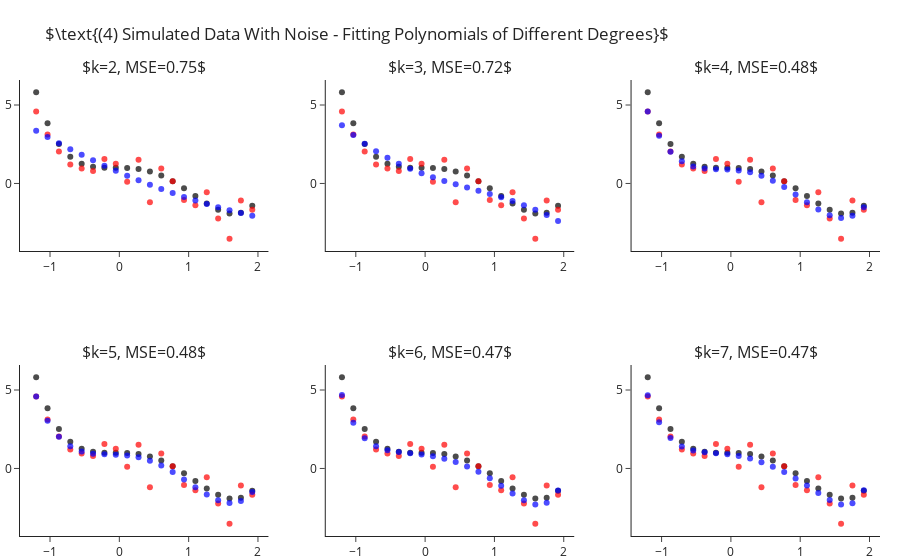

The code cell stored with this chart in its notebook:
### Markdown cell above
## Fitting Polynomial Of Different Degrees - With Sample Noise

Still fitting for different values of $k$, let us add some standard Gaussian noise (i.e. $\mathcal{N}\left(0,1\right)$).
This time we observe two things:
- Even for the correct $k=4$ model we are not able to achieve zero MSE.
- As we increase $4<k\rightarrow 7$ we manage to decrease the error more and more.

### Code cell
y = y_ + np.random.normal(size=len(y_))

ks = range(2, 8)
fig = make_subplots(2, 3, subplot_titles=list(ks))
for i, k in enumerate(ks):
    r,c = i//3+1, i%3+1 
    
    y_hat = make_pipeline(PolynomialFeatures(k), LinearRegression(fit_intercept=False)).fit(X, y).predict(X)
    fig.add_traces([go.Scatter(x=x, y=y_, mode="markers", name="Real Points",  marker=dict(color="black", opacity=.7), showlegend=False),
                    go.Scatter(x=x, y=y, mode="markers", name="Observed Points",  marker=dict(color="red", opacity=.7), showlegend=False), 
                    go.Scatter(x=x, y=y_hat, mode="markers", name="Predicted Points",  marker=dict(color="blue", opacity=.7), showlegend=False)], rows=r, cols=c)
    fig["layout"]["annotations"][i]["text"] = rf"$k={{0}}, MSE={{1}}$".format(k, round(np.mean((y-y_hat)**2), 2))

fig.update_layout(title=r"$\text{(4) Simulated Data With Noise - Fitting Polynomials of Different Degrees}$", margin=dict(t=80)).show()

### Figure 1 — Plotly figure (JSON) as saved in the notebook; plotly's stock layout.template omitted (floating-point values rounded to 4 significant figures)
{"data": [{"marker": {"color": "black", "opacity": 0.7}, "mode": "markers", "name": "Real Points", "showlegend": false, "type": "scatter", "x": [-1.2, -1.036, -0.8718, -0.7077, -0.5436, -0.3795, -0.2154, -0.05128, 0.1128, 0.2769, 0.441, 0.6051, 0.7692, 0.9333, 1.097, 1.262, 1.426, 1.59, 1.754, 1.918], "xaxis": "x", "y": [5.81, 3.838, 2.523, 1.709, 1.261, 1.058, 0.9989, 0.999, 0.9909, 0.9251, 0.769, 0.5078, 0.1439, -0.3028, -0.7951, -1.278, -1.68, -1.912, -1.866, -1.418], "yaxis": "y"}, {"marker": {"color": "red", "opacity": 0.7}, "mode": "markers", "name": "Observed Points", "showlegend": false, "type": "scatter", "x": [-1.2, -1.036, -0.8718, -0.7077, -0.5436, -0.3795, -0.2154, -0.05128, 0.1128, 0.2769, 0.441, 0.6051, 0.7692, 0.9333, 1.097, 1.262, 1.426, 1.59, 1.754, 1.918], "xaxis": "x", "y": [4.587, 3.118, 2.035, 1.209, 0.9537, 0.7963, 1.558, 1.263, 0.1032, 1.513, -1.196, 0.9482, 0.1459, -1.055, -1.385, -0.5617, -2.228, -3.52, -1.094, -1.683], "yaxis": "y"}, {"marker": {"color": "blue", "opacity": 0.7}, "mode": "markers", "name": "Predicted Points", "showlegend": false, "type": "scatter", "x": [-1.2, -1.036, -0.8718, -0.7077, -0.5436, -0.3795, -0.2154, -0.05128, 0.1128, 0.2769, 0.441, 0.6051, 0.7692, 0.9333, 1.097, 1.262, 1.426, 1.59, 1.754, 1.918], "xaxis": "x", "y": [3.36, 2.956, 2.565, 2.188, 1.823, 1.472, 1.134, 0.8096, 0.4981, 0.1999, -0.08516, -0.357, -0.6156, -0.861, -1.093, -1.312, -1.518, -1.71, -1.89, -2.056], "yaxis": "y"}, {"marker": {"color": "black", "opacity": 0.7}, "mode": "markers", "name": "Real Points", "showlegend": false, "type": "scatter", "x": [-1.2, -1.036, -0.8718, -0.7077, -0.5436, -0.3795, -0.2154, -0.05128, 0.1128, 0.2769, 0.441, 0.6051, 0.7692, 0.9333, 1.097, 1.262, 1.426, 1.59, 1.754, 1.918], "xaxis": "x2", "y": [5.81, 3.838, 2.523, 1.709, 1.261, 1.058, 0.9989, 0.999, 0.9909, 0.9251, 0.769, 0.5078, 0.1439, -0.3028, -0.7951, -1.278, -1.68, -1.912, -1.866, -1.418], "yaxis": "y2"}, {"marker": {"color": "red", "opacity": 0.7}, "mode": "markers", "name": "Observed Points", "showlegend": false, "type": "scatter", "x": [-1.2, -1.036, -0.8718, -0.7077, -0.5436, -0.3795, -0.2154, -0.05128, 0.1128, 0.2769, 0.441, 0.6051, 0.7692, 0.9333, 1.097, 1.262, 1.426, 1.59, 1.754, 1.918], "xaxis": "x2", "y": [4.587, 3.118, 2.035, 1.209, 0.9537, 0.7963, 1.558, 1.263, 0.1032, 1.513, -1.196, 0.9482, 0.1459, -1.055, -1.385, -0.5617, -2.228, -3.52, -1.094, -1.683], "yaxis": "y2"}, {"marker": {"color": "blue", "opacity": 0.7}, "mode": "markers", "name": "Predicted Points", "showlegend": false, "type": "scatter", "x": [-1.2, -1.036, -0.8718, -0.7077, -0.5436, -0.3795, -0.2154, -0.05128, 0.1128, 0.2769, 0.441, 0.6051, 0.7692, 0.9333, 1.097, 1.262, 1.426, 1.59, 1.754, 1.918], "xaxis": "x2", "y": [3.703, 3.082, 2.535, 2.054, 1.632, 1.263, 0.9384, 0.6519, 0.3965, 0.1648, -0.05009, -0.2553, -0.4579, -0.6651, -0.8838, -1.121, -1.384, -1.68, -2.016, -2.399], "yaxis": "y2"}, {"marker": {"color": "black", "opacity": 0.7}, "mode": "markers", "name": "Real Points", "showlegend": false, "type": "scatter", "x": [-1.2, -1.036, -0.8718, -0.7077, -0.5436, -0.3795, -0.2154, -0.05128, 0.1128, 0.2769, 0.441, 0.6051, 0.7692, 0.9333, 1.097, 1.262, 1.426, 1.59, 1.754, 1.918], "xaxis": "x3", "y": [5.81, 3.838, 2.523, 1.709, 1.261, 1.058, 0.9989, 0.999, 0.9909, 0.9251, 0.769, 0.5078, 0.1439, -0.3028, -0.7951, -1.278, -1.68, -1.912, -1.866, -1.418], "yaxis": "y3"}, {"marker": {"color": "red", "opacity": 0.7}, "mode": "markers", "name": "Observed Points", "showlegend": false, "type": "scatter", "x": [-1.2, -1.036, -0.8718, -0.7077, -0.5436, -0.3795, -0.2154, -0.05128, 0.1128, 0.2769, 0.441, 0.6051, 0.7692, 0.9333, 1.097, 1.262, 1.426, 1.59, 1.754, 1.918], "xaxis": "x3", "y": [4.587, 3.118, 2.035, 1.209, 0.9537, 0.7963, 1.558, 1.263, 0.1032, 1.513, -1.196, 0.9482, 0.1459, -1.055, -1.385, -0.5617, -2.228, -3.52, -1.094, -1.683], "yaxis": "y3"}, {"marker": {"color": "blue", "opacity": 0.7}, "mode": "markers", "name": "Predicted Points", "showlegend": false, "type": "scatter", "x": [-1.2, -1.036, -0.8718, -0.7077, -0.5436, -0.3795, -0.2154, -0.05128, 0.1128, 0.2769, 0.441, 0.6051, 0.7692, 0.9333, 1.097, 1.262, 1.426, 1.59, 1.754, 1.918], "xaxis": "x3", "y": [4.592, 3.036, 2.02, 1.411, 1.088, 0.9476, 0.903, 0.8828, 0.8315, 0.7099, 0.4951, 0.1797, -0.2271, -0.7004, -1.199, -1.666, -2.028, -2.195, -2.063, -1.51], "yaxis": "y3"}, {"marker": {"color": "black", "opacity": 0.7}, "mode": "markers", "name": "Real Points", "showlegend": false, "type": "scatter", "x": [-1.2, -1.036, -0.8718, -0.7077, -0.5436, -0.3795, -0.2154, -0.05128, 0.1128, 0.2769, 0.441, 0.6051, 0.7692, 0.9333, 1.097, 1.262, 1.426, 1.59, 1.754, 1.918], "xaxis": "x4", "y": [5.81, 3.838, 2.523, 1.709, 1.261, 1.058, 0.9989, 0.999, 0.9909, 0.9251, 0.769, 0.5078, 0.1439, -0.3028, -0.7951, -1.278, -1.68, -1.912, -1.866, -1.418], "yaxis": "y4"}, {"marker": {"color": "red", "opacity": 0.7}, "mode": "markers", "name": "Observed Points", "showlegend": false, "type": "scatter", "x": [-1.2, -1.036, -0.8718, -0.7077, -0.5436, -0.3795, -0.2154, -0.05128, 0.1128, 0.2769, 0.441, 0.6051, 0.7692, 0.9333, 1.097, 1.262, 1.426, 1.59, 1.754, 1.918], "xaxis": "x4", "y": [4.587, 3.118, 2.035, 1.209, 0.9537, 0.7963, 1.558, 1.263, 0.1032, 1.513, -1.196, 0.9482, 0.1459, -1.055, -1.385, -0.5617, -2.228, -3.52, -1.094, -1.683], "yaxis": "y4"}, {"marker": {"color": "blue", "opacity": 0.7}, "mode": "markers", "name": "Predicted Points", "showlegend": false, "type": "scatter", "x": [-1.2, -1.036, -0.8718, -0.7077, -0.5436, -0.3795, -0.2154, -0.05128, 0.1128, 0.2769, 0.441, 0.6051, 0.7692, 0.9333, 1.097, 1.262, 1.426, 1.59, 1.754, 1.918], "xaxis": "x4", "y": [4.587, 3.039, 2.025, 1.414, 1.088, 0.9454, 0.8993, 0.8788, 0.8285, 0.7089, 0.4961, 0.1826, -0.2232, -0.6967, -1.197, -1.666, -2.031, -2.2, -2.066, -1.504], "yaxis": "y4"}, {"marker": {"color": "black", "opacity": 0.7}, "mode": "markers", "name": "Real Points", "showlegend": false, "type": "scatter", "x": [-1.2, -1.036, -0.8718, -0.7077, -0.5436, -0.3795, -0.2154, -0.05128, 0.1128, 0.2769, 0.441, 0.6051, 0.7692, 0.9333, 1.097, 1.262, 1.426, 1.59, 1.754, 1.918], "xaxis": "x5", "y": [5.81, 3.838, 2.523, 1.709, 1.261, 1.058, 0.9989, 0.999, 0.9909, 0.9251, 0.769, 0.5078, 0.1439, -0.3028, -0.7951, -1.278, -1.68, -1.912, -1.866, -1.418], "yaxis": "y5"}, {"marker": {"color": "red", "opacity": 0.7}, "mode": "markers", "name": "Observed Points", "showlegend": false, "type": "scatter", "x": [-1.2, -1.036, -0.8718, -0.7077, -0.5436, -0.3795, -0.2154, -0.05128, 0.1128, 0.2769, 0.441, 0.6051, 0.7692, 0.9333, 1.097, 1.262, 1.426, 1.59, 1.754, 1.918], "xaxis": "x5", "y": [4.587, 3.118, 2.035, 1.209, 0.9537, 0.7963, 1.558, 1.263, 0.1032, 1.513, -1.196, 0.9482, 0.1459, -1.055, -1.385, -0.5617, -2.228, -3.52, -1.094, -1.683], "yaxis": "y5"}, {"marker": {"color": "blue", "opacity": 0.7}, "mode": "markers", "name": "Predicted Points", "showlegend": false, "type": "scatter", "x": [-1.2, -1.036, -0.8718, -0.7077, -0.5436, -0.3795, -0.2154, -0.05128, 0.1128, 0.2769, 0.441, 0.6051, 0.7692, 0.9333, 1.097, 1.262, 1.426, 1.59, 1.754, 1.918], "xaxis": "x5", "y": [4.685, 2.92, 1.931, 1.414, 1.164, 1.043, 0.9675, 0.8886, 0.7787, 0.6223, 0.4096, 0.1328, -0.2134, -0.6285, -1.1, -1.591, -2.031, -2.294, -2.184, -1.407], "yaxis": "y5"}, {"marker": {"color": "black", "opacity": 0.7}, "mode": "markers", "name": "Real Points", "showlegend": false, "type": "scatter", "x": [-1.2, -1.036, -0.8718, -0.7077, -0.5436, -0.3795, -0.2154, -0.05128, 0.1128, 0.2769, 0.441, 0.6051, 0.7692, 0.9333, 1.097, 1.262, 1.426, 1.59, 1.754, 1.918], "xaxis": "x6", "y": [5.81, 3.838, 2.523, 1.709, 1.261, 1.058, 0.9989, 0.999, 0.9909, 0.9251, 0.769, 0.5078, 0.1439, -0.3028, -0.7951, -1.278, -1.68, -1.912, -1.866, -1.418], "yaxis": "y6"}, {"marker": {"color": "red", "opacity": 0.7}, "mode": "markers", "name": "Observed Points", "showlegend": false, "type": "scatter", "x": [-1.2, -1.036, -0.8718, -0.7077, -0.5436, -0.3795, -0.2154, -0.05128, 0.1128, 0.2769, 0.441, 0.6051, 0.7692, 0.9333, 1.097, 1.262, 1.426, 1.59, 1.754, 1.918], "xaxis": "x6", "y": [4.587, 3.118, 2.035, 1.209, 0.9537, 0.7963, 1.558, 1.263, 0.1032, 1.513, -1.196, 0.9482, 0.1459, -1.055, -1.385, -0.5617, -2.228, -3.52, -1.094, -1.683], "yaxis": "y6"}, {"marker": {"color": "blue", "opacity": 0.7}, "mode": "markers", "name": "Predicted Points", "showlegend": false, "type": "scatter", "x": [-1.2, -1.036, -0.8718, -0.7077, -0.5436, -0.3795, -0.2154, -0.05128, 0.1128, 0.2769, 0.441, 0.6051, 0.7692, 0.9333, 1.097, 1.262, 1.426, 1.59, 1.754, 1.918], "xaxis": "x6", "y": [4.669, 2.952, 1.938, 1.397, 1.142, 1.033, 0.9755, 0.9079, 0.7975, 0.63, 0.402, 0.1141, -0.2326, -0.6365, -1.09, -1.569, -2.013, -2.302, -2.216, -1.391], "yaxis": "y6"}], "layout": {"annotations": [{"font": {"size": 16}, "showarrow": false, "text": "$k=2, MSE=0.75$", "x": 0.1444, "xanchor": "center", "xref": "paper", "y": 1, "yanchor": "bottom", "yref": "paper"}, {"font": {"size": 16}, "showarrow": false, "text": "$k=3, MSE=0.72$", "x": 0.5, "xanchor": "center", "xref": "paper", "y": 1, "yanchor": "bottom", "yref": "paper"}, {"font": {"size": 16}, "showarrow": false, "text": "$k=4, MSE=0.48$", "x": 0.8556, "xanchor": "center", "xref": "paper", "y": 1, "yanchor": "bottom", "yref": "paper"}, {"font": {"size": 16}, "showarrow": false, "text": "$k=5, MSE=0.48$", "x": 0.1444, "xanchor": "center", "xref": "paper", "y": 0.375, "yanchor": "bottom", "yref": "paper"}, {"font": {"size": 16}, "showarrow": false, "text": "$k=6, MSE=0.47$", "x": 0.5, "xanchor": "center", "xref": "paper", "y": 0.375, "yanchor": "bottom", "yref": "paper"}, {"font": {"size": 16}, "showarrow": false, "text": "$k=7, MSE=0.47$", "x": 0.8556, "xanchor": "center", "xref": "paper", "y": 0.375, "yanchor": "bottom", "yref": "paper"}], "margin": {"t": 80}, "title": {"text": "$\\text{(4) Simulated Data With Noise - Fitting Polynomials of Different Degrees}$"}, "xaxis": {"anchor": "y", "domain": [0, 0.2889]}, "xaxis2": {"anchor": "y2", "domain": [0.3556, 0.6444]}, "xaxis3": {"anchor": "y3", "domain": [0.7111, 1]}, "xaxis4": {"anchor": "y4", "domain": [0, 0.2889]}, "xaxis5": {"anchor": "y5", "domain": [0.3556, 0.6444]}, "xaxis6": {"anchor": "y6", "domain": [0.7111, 1]}, "yaxis": {"anchor": "x", "domain": [0.625, 1]}, "yaxis2": {"anchor": "x2", "domain": [0.625, 1]}, "yaxis3": {"anchor": "x3", "domain": [0.625, 1]}, "yaxis4": {"anchor": "x4", "domain": [0, 0.375]}, "yaxis5": {"anchor": "x5", "domain": [0, 0.375]}, "yaxis6": {"anchor": "x6", "domain": [0, 0.375]}}}
